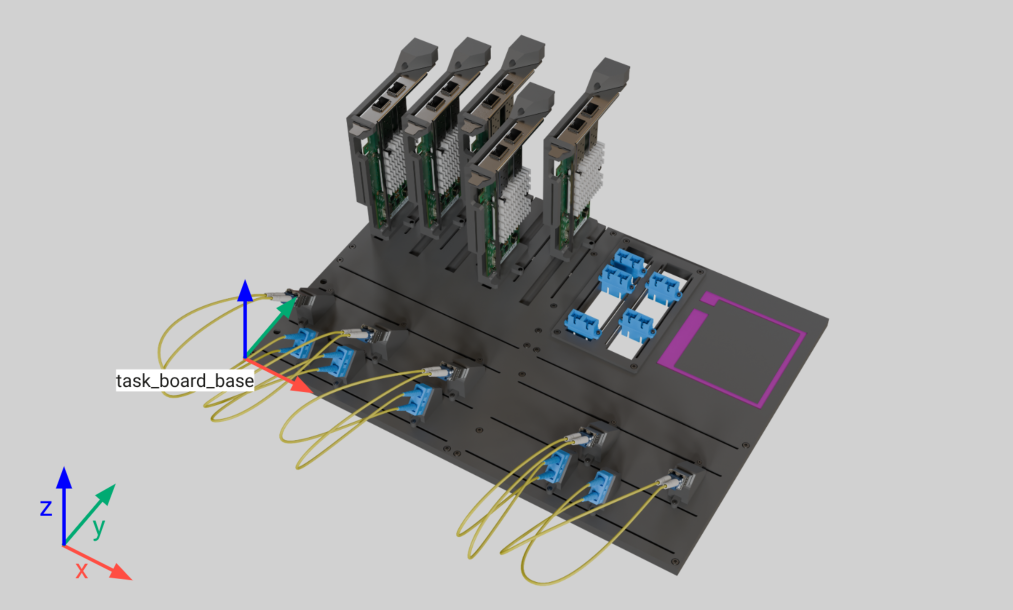
#> input picture aic_board_axis_1.png, 2026 x 1220 px (shown at 1/2 size); its folder holds only this picture in this run
$ python perception_core.py --image .
#> lines starting #> are read from the running program, lines starting #| are printed output that depends on the picture; after the words box and inside, x2 and y2 are one past the last pixel; in counts of white or black regions, pixels touching at a corner belong together; long printed decimals are rounded
"""
perception_core.py
Standalone perception helpers for AIC port detection + triangulation.
No ROS dependencies — can be imported and tested from plain Python.

Usage as library:
    from perception_core import PerceptionCore
    pc = PerceptionCore(nic_weights='path/to/best.pt')
    nics = pc.detect_nic(bgr_image)       # list of {kps, bbox, conf}
    scs = pc.detect_sc(bgr_image)         # list of {centroid, bbox, area}
    xyz = pc.triangulate([p1, p2, p3], [P1, P2, P3])  # 3D point

Usage as CLI sanity check:
    python perception_core.py --image path/to/img.png --kind sc
    python perception_core.py --image path/to/img.png --kind nic --weights best.pt
"""
import argparse
import os
from pathlib import Path

import cv2
import numpy as np


# Default SC port blue HSV range
SC_BLUE_LOWER = np.array([90, 80, 60], dtype=np.uint8)
SC_BLUE_UPPER = np.array([130, 255, 255], dtype=np.uint8)

SC_MIN_AREA = 15
SC_MAX_AREA = 50000

# NIC port keypoint layout from DataCollectorPose2: 8 kps = 4 corners Port0 + 4 corners Port1
NIC_KPS_PORT0 = slice(0, 4)
NIC_KPS_PORT1 = slice(4, 8)


class PerceptionCore:
    def __init__(self, nic_weights: str | None = None):
        self._yolo = None
        self._nic_weights = nic_weights

    # [7 lines left out: function _load_yolo, not called in this run]

    # ─── SC port detection via HSV blob ────────────────────────────────────

    def detect_sc(self, bgr: np.ndarray) -> list[dict]:
        """
        Detect SC ports via HSV blue blob. Returns list of:
            {centroid: (cx, cy), bbox: (x, y, w, h), area: int}
        Sorted by area descending.
        """
        hsv = cv2.cvtColor(bgr, cv2.COLOR_BGR2HSV)
        mask = cv2.inRange(hsv, SC_BLUE_LOWER, SC_BLUE_UPPER)
        kernel = cv2.getStructuringElement(cv2.MORPH_ELLIPSE, (5, 5))
        mask = cv2.morphologyEx(mask, cv2.MORPH_CLOSE, kernel)

        n, _, stats, centroids = cv2.connectedComponentsWithStats(mask, connectivity=8)
        out = []
        for i in range(1, n):
            area = int(stats[i, cv2.CC_STAT_AREA])
            if area < SC_MIN_AREA or area > SC_MAX_AREA:
                continue
            x = int(stats[i, cv2.CC_STAT_LEFT])
            y = int(stats[i, cv2.CC_STAT_TOP])
            w = int(stats[i, cv2.CC_STAT_WIDTH])
            h = int(stats[i, cv2.CC_STAT_HEIGHT])
            cx, cy = centroids[i]
            out.append({
                "centroid": (float(cx), float(cy)),
                "bbox": (x, y, w, h),
                "area": area,
            })
        out.sort(key=lambda d: -d["area"])
        return out

    # ─── NIC card detection via YOLO ───────────────────────────────────────

    # [92 lines left out: functions detect_nic, nic_sfp_yaw_delta_world_z_from_triangulated_kps_board_invariant, nic_sfp_yaw_world_z_from_triangulated_kps_absolute, not called in this run]

    # ─── Linear DLT triangulation ──────────────────────────────────────────

    @staticmethod
    def triangulate(points_2d: list[tuple[float, float]],
                    proj_mats: list[np.ndarray]) -> np.ndarray:
        """
        Linear DLT triangulation from N views of the same 3D point.

        points_2d: list of (u, v) pixel coordinates, one per view
        proj_mats: list of 3x4 projection matrices P = K @ [R|t] where
                   [R|t] transforms world -> camera_optical

        Returns: (3,) numpy array — the 3D point in world (base_link) frame.
        """
        if len(points_2d) != len(proj_mats):
            raise ValueError("points_2d and proj_mats length mismatch")
        if len(points_2d) < 2:
            raise ValueError("need at least 2 views to triangulate")

        A = []
        for (u, v), P in zip(points_2d, proj_mats):
            A.append(u * P[2, :] - P[0, :])
            A.append(v * P[2, :] - P[1, :])
        A = np.array(A)
        _, _, Vt = np.linalg.svd(A)
        X_h = Vt[-1]
        X = X_h[:3] / X_h[3]
        return X

    @staticmethod
    def build_projection_matrix(K: np.ndarray, T_cam_from_world: np.ndarray) -> np.ndarray:
        """
        Build a 3x4 projection matrix.

        K: 3x3 camera intrinsics
        T_cam_from_world: 4x4 transform such that X_cam = T_cam_from_world @ X_world
                          (i.e. this is base_link -> camera_optical inverse direction)

        Returns: 3x4 projection matrix P
        """
        Rt = T_cam_from_world[:3, :4]
        return K @ Rt

    # [9 lines left out: function invert_transform, not called in this run]


# ─── Visualization helpers ────────────────────────────────────────────────

def draw_sc(bgr, detections):
    out = bgr.copy()
    for d in detections:
        cx, cy = d["centroid"]
        x, y, w, h = d["bbox"]
        cv2.rectangle(out, (x, y), (x + w, y + h), (0, 255, 255), 2)
        cv2.circle(out, (int(cx), int(cy)), 4, (0, 0, 255), -1)
        cv2.putText(out, f"a={d['area']}", (x, y - 5),
                    cv2.FONT_HERSHEY_SIMPLEX, 0.5, (0, 255, 255), 1)
    return out


# [13 lines left out: function draw_nic, not called in this run]


# ─── CLI sanity check ──────────────────────────────────────────────────────

def main():
    ap = argparse.ArgumentParser()
    ap.add_argument("--image", required=True, help="path to image or directory")
    ap.add_argument("--kind", choices=["sc", "nic", "both"], default="sc")
    ap.add_argument("--weights", default=None, help="YOLO weights for NIC")
    ap.add_argument("--out", default="/tmp/perception_viz",
                    help="output dir for visualizations")
    ap.add_argument("--limit", type=int, default=10)
    args = ap.parse_args()

    pc = PerceptionCore(nic_weights=args.weights)
    out_dir = Path(args.out)
    out_dir.mkdir(parents=True, exist_ok=True)

    p = Path(args.image)
    images = [p] if p.is_file() else sorted(p.glob("*.png"))[:args.limit]

    for img_path in images:
        bgr = cv2.imread(str(img_path))
#> bgr is the input picture: shape (1220, 2026, 3); mean B, G, R 174.2, 174.4, 174.2
        if bgr is None:
            print(f"[SKIP] {img_path}")
            continue
        viz = bgr.copy()
        if args.kind in ("sc", "both"):
            sc = pc.detect_sc(bgr)
#> in detect_sc, `mask = cv2.inRange(hsv, SC_BLUE_LOWER, SC_BLUE_UPPER)`:
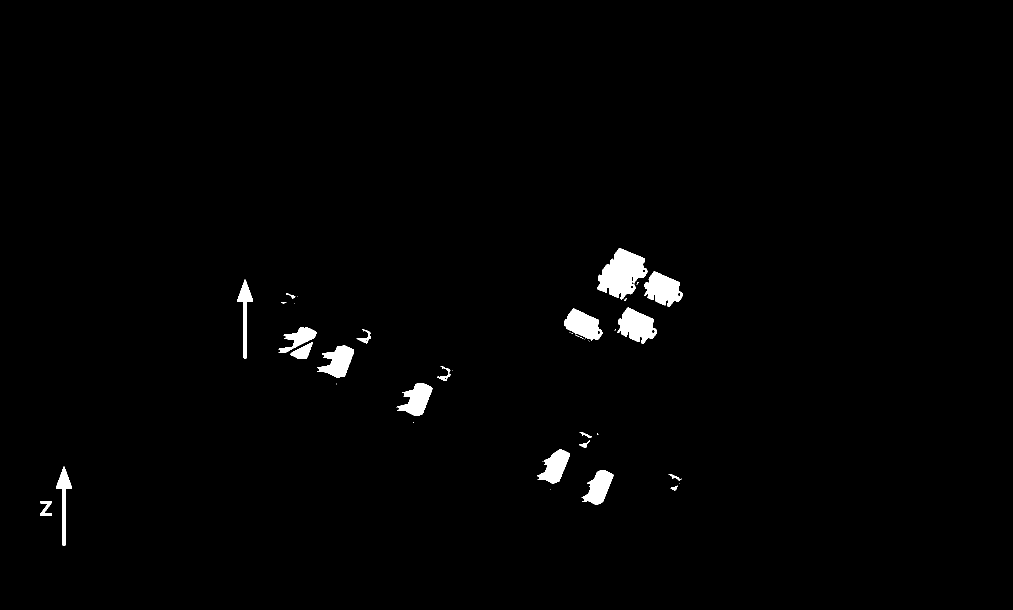
#> mask: shape (1220, 2026) (shown at 1/2 size); 1.3% white; 44 white regions (23 under 20 px), largest, box (x1, y1, x2, y2) and area: (1194, 496, 1295, 599) 6090, (1235, 615, 1313, 688) 3457, (1289, 543, 1366, 614) 3381
#> in detect_sc, `n, _, stats, centroids = cv2.connectedComponentsWithStats(mask, connec..`: n = 36; stats = 36 rows, first 6: [0, 0, 2026, 1220, 2438017], [1194, 496, 101, 106, 6300], [1289, 543, 77, 71, 3479], [474, 559, 32, 158, 1676], [1273, 564, 4, 5, 9], [572, 586, 19, 12, 60]; centroids = 36 pairs, first value 91.4 to 1359, second value 548 to 1016.6
#> the loop in detect_sc, `for i in range(1, n):` made 35 passes
#> (area, x, y, w, h, cx, cy) on passes 1, 2, 3, 5, 7, 9, 10, 11: (6300, 1194, 496, 101, 106, 1243.5, 548), (3479, 1289, 543, 77, 71, 1325.3, 578.6), (1676, 474, 559, 32, 158, 489.6, 626.3), (60, 572, 586, 19, 12, 582, 591.3), (25, 562, 604, 11, 4, 566.7, 604.9), (3561, 1235, 615, 78, 73, 1272.7, 651.7), (3072, 1128, 617, 77, 65, 1165.8, 650.5), (1598, 557, 655, 76, 51, 598.2, 676.1)
#> after the loop in detect_sc, `for i in range(1, n):`: out = 21 items
#> sc = 21 items
            viz = draw_sc(viz, sc)
#> the loop in draw_sc, `for d in detections:` made 21 passes
#> (cx, cy, x, y, w, h) on passes 1 to 8: (1243.5, 548, 1194, 496, 101, 106), (1272.7, 651.7, 1235, 615, 78, 73), (1325.3, 578.6, 1289, 543, 77, 71), (1165.8, 650.5, 1128, 617, 77, 65), (676.1, 722.8, 634, 691, 74, 64), (833.5, 798.7, 793, 766, 72, 66), (1197.5, 974.6, 1163, 940, 64, 70), (1110, 933, 1074, 898, 66, 69)
#> after the loop in draw_sc, `for d in detections:`:
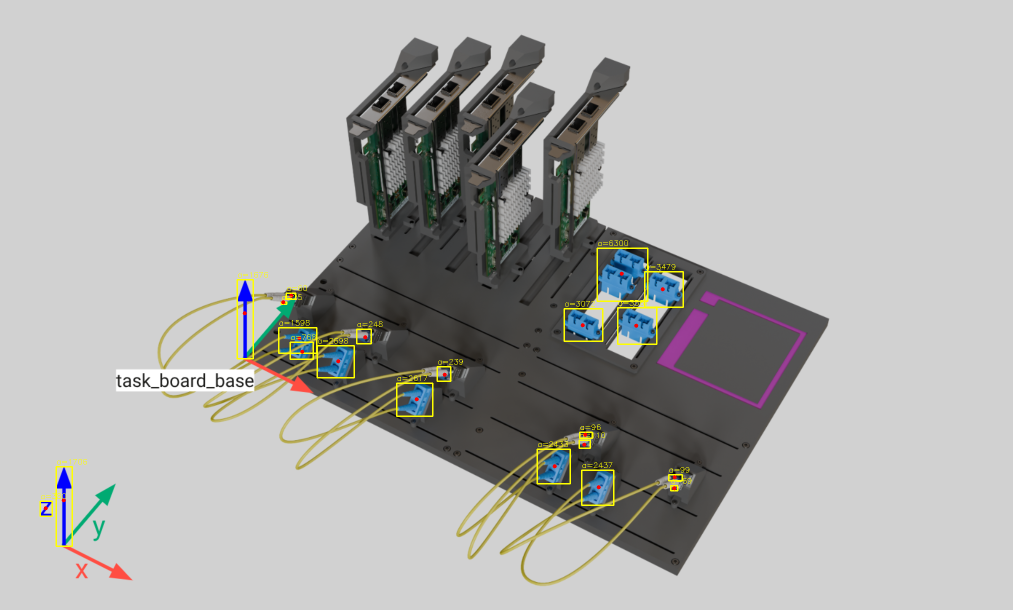
#> out: shape (1220, 2026, 3) (shown at 1/2 size); 0.65% of pixels changed, all inside (x1, y1, x2, y2) = (79, 481, 1383, 1094)
            print(f"{img_path.name}: SC blobs={len(sc)} "
                  f"{[d['centroid'] for d in sc[:3]]}")
#| aic_board_axis_1.png: SC blobs=21 [(1243.521, 547.961), (1272.735, 651.737), (1325.265, 578.642)]
        if args.kind in ("nic", "both"):
            nic = pc.detect_nic(bgr)
            viz = draw_nic(viz, nic)
            top_conf = f"{nic[0]['conf']:.2f}" if nic else "none"
            print(f"{img_path.name}: NIC dets={len(nic)} top_conf={top_conf}")
        cv2.imwrite(str(out_dir / img_path.name), viz)

    # DLT self-test with synthetic data
    if args.kind == "sc":
        print("\n=== DLT triangulation self-test ===")
        X_true = np.array([0.5, 0.2, 1.0])
        K = np.array([[1236.63, 0, 576],
                      [0, 1236.63, 512],
                      [0, 0, 1]])
        # 3 synthetic cameras looking at X_true from different angles
        T1 = np.eye(4)
        T2 = np.eye(4); T2[0, 3] = -0.1
        T3 = np.eye(4); T3[0, 3] = 0.1
        Ps = [PerceptionCore.build_projection_matrix(K, T) for T in [T1, T2, T3]]
        pts = []
        for P in Ps:
            X_h = np.append(X_true, 1.0)
            x = P @ X_h
            pts.append((x[0] / x[2], x[1] / x[2]))
        X_est = PerceptionCore.triangulate(pts, Ps)
        err = np.linalg.norm(X_est - X_true)
        print(f"  true:  {X_true}")
        print(f"  est:   {X_est}")
        print(f"  error: {err:.6f} m  {'PASS' if err < 1e-4 else 'FAIL'}")


if __name__ == "__main__":
    main()

$ run again, on aic_board_zone_1_legend.png
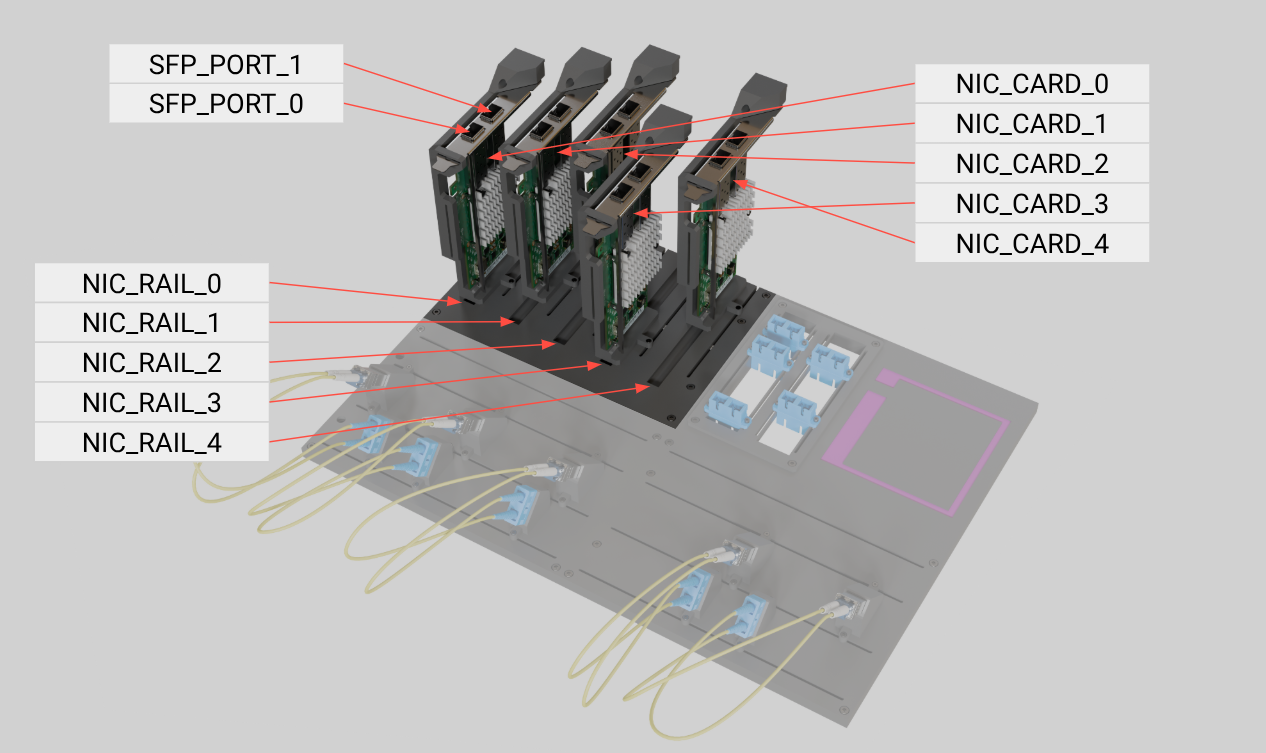
#> input picture aic_board_zone_1_legend.png, 1266 x 753 px
#> in main, bgr is the input picture: shape (753, 1266, 3); mean B, G, R 187.2, 187.7, 188.5
#> hsv: shape (753, 1266, 3); mean H, S, V 8.5, 5, 189.3
#> in detect_sc, `mask = cv2.inRange(hsv, SC_BLUE_LOWER, SC_BLUE_UPPER)`:
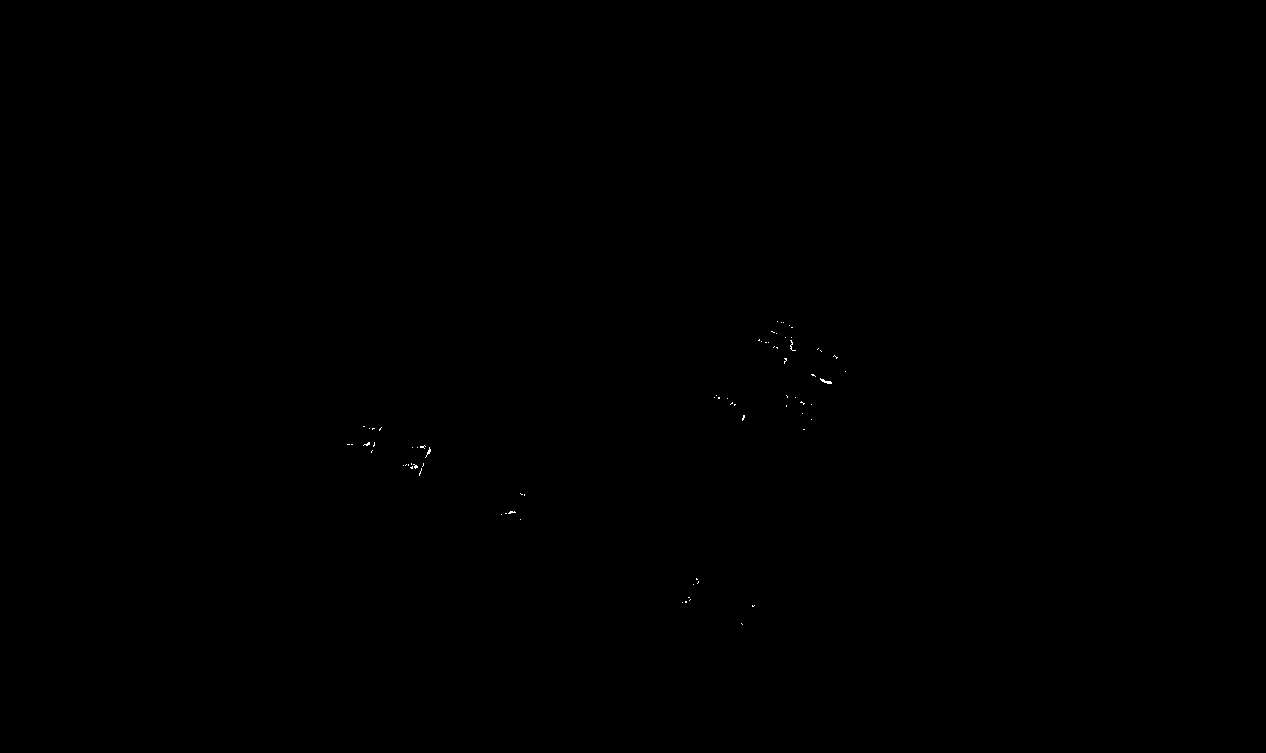
#> mask: shape (753, 1266); 0.03% white in thin lines or dots, all inside (x1, y1, x2, y2) = (347, 321, 846, 625)
#> n = 61; stats = 61 rows, first 6: [0, 0, 1266, 753, 952928], [777, 321, 1, 1, 1], [781, 322, 1, 1, 1], [783, 322, 1, 1, 1], [789, 325, 1, 1, 1], [791, 327, 2, 1, 2]; centroids = 61 pairs, first value 348 to 845, second value 321 to 623.5
#> the loop in detect_sc, `for i in range(1, n):` made 60 passes
#> (area, x, y, w, h, cx, cy) on passes 9, 20, 38, 41, 45: (27, 790, 337, 6, 14, 791.4, 344.9), (32, 820, 378, 12, 6, 825.6, 381.1), (28, 363, 442, 12, 5, 369.5, 443.7), (40, 420, 445, 11, 13, 426.1, 449.3), (54, 408, 463, 16, 13, 415.2, 466.7)
#> after the loop in detect_sc, `for i in range(1, n):`: out = 7 items
#> the loop in draw_sc, `for d in detections:` made 7 passes
#> (cx, cy, x, y, w, h) on passes 1 to 7: (415.2, 466.7, 408, 463, 16, 13), (426.1, 449.3, 420, 445, 11, 13), (825.6, 381.1, 820, 378, 12, 6), (369.5, 443.7, 363, 442, 12, 5), (791.4, 344.9, 790, 337, 6, 14), (511.1, 511.9, 508, 511, 8, 3), (687.6, 599.6, 685, 597, 6, 6)
#> after the loop in draw_sc, `for d in detections:`:
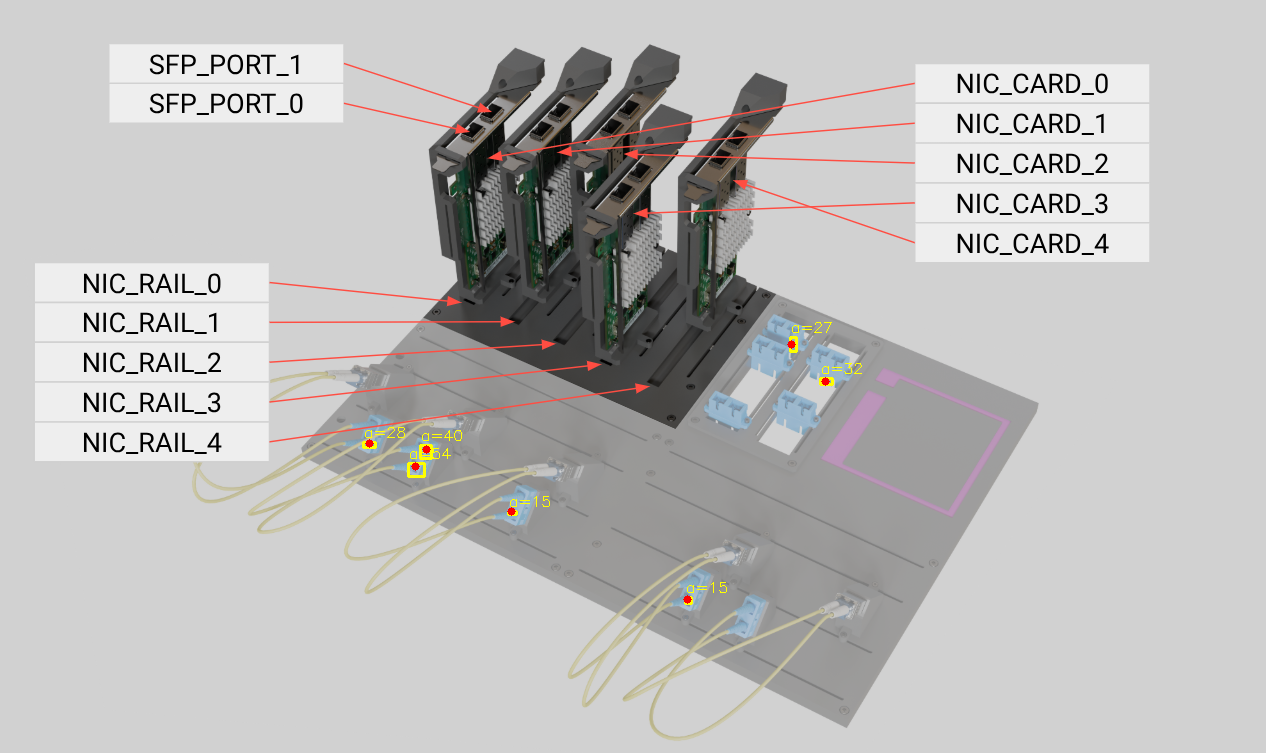
#> out: shape (753, 1266, 3); 0.16% of pixels changed, all inside (x1, y1, x2, y2) = (362, 322, 862, 605)
#| aic_board_zone_1_legend.png: SC blobs=7 [(415.185, 466.667), (426.075, 449.275), (825.625, 381.0625)]

$ run again, on aic_board_zone_2.png
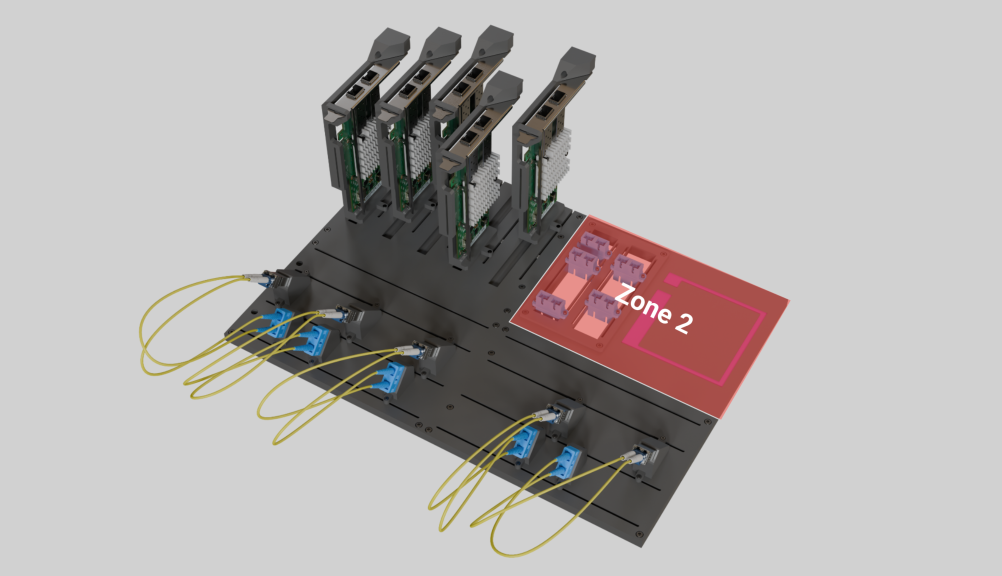
#> input picture aic_board_zone_2.png, 3006 x 1728 px (shown at 1/3 size)
#> in main, bgr is the input picture: shape (1728, 3006, 3); mean B, G, R 173.5, 174.7, 179
#> hsv: shape (1728, 3006, 3); mean H, S, V 8.3, 13.3, 179.8
#> in detect_sc, `mask = cv2.inRange(hsv, SC_BLUE_LOWER, SC_BLUE_UPPER)`:
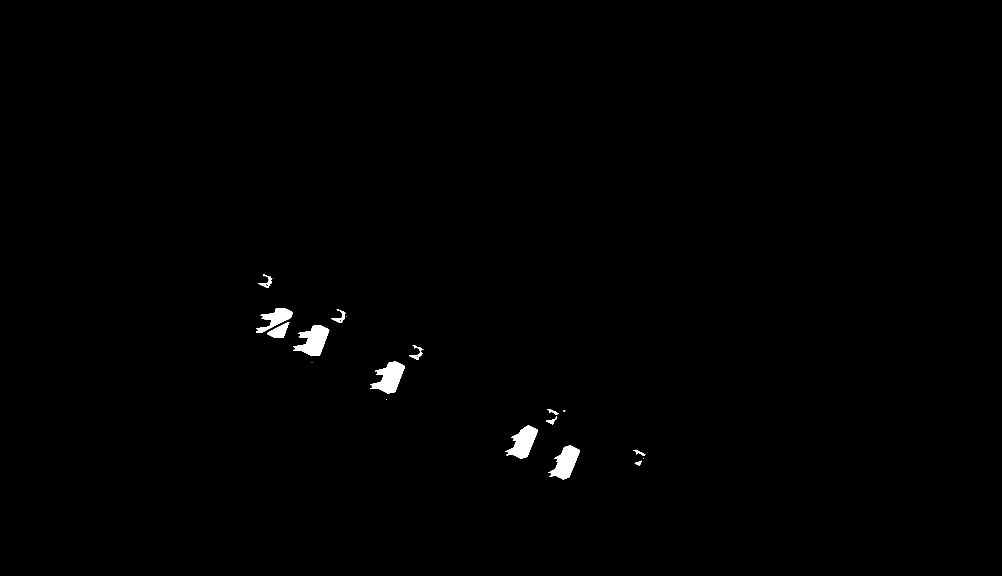
#> mask: shape (1728, 3006) (shown at 1/3 size); 0.55% white; 21 white regions (8 under 20 px), largest, box (x1, y1, x2, y2) and area: (879, 976, 988, 1068) 5617, (1110, 1085, 1215, 1180) 5459, (1645, 1336, 1740, 1439) 5103
#> n = 20; stats = 20 rows, first 6: [0, 0, 3006, 1728, 5165719], [774, 823, 43, 41, 544], [821, 834, 1, 1, 1], [768, 924, 110, 74, 3322], [994, 927, 43, 42, 517], [1040, 949, 1, 2, 2]; centroids = 20 rows, first 8: [1504, 861.9], [800.1, 846.4], [821, 834], [827.9, 954.5], [1020.1, 952.2], [1040, 949.5], [837, 994], [940.8, 1022]
#> the loop in detect_sc, `for i in range(1, n):` made 19 passes
#> (area, x, y, w, h, cx, cy) on passes 1, 3, 4, 6, 7, 8, 9, 12: (544, 774, 823, 43, 41, 800.1, 846.4), (3322, 768, 924, 110, 74, 827.9, 954.5), (517, 994, 927, 43, 42, 1020.1, 952.2), (1603, 802, 966, 66, 48, 837, 994), (5624, 879, 976, 109, 92, 940.8, 1022), (531, 1227, 1036, 45, 43, 1251.1, 1060.4), (5466, 1110, 1085, 105, 95, 1169, 1132.4), (197, 1641, 1227, 36, 18, 1657.8, 1234.6)
#> after the loop in detect_sc, `for i in range(1, n):`: out = 14 items
#> the loop in draw_sc, `for d in detections:` made 14 passes
#> (cx, cy, x, y, w, h) on passes 1 to 8: (940.8, 1022, 879, 976, 109, 92), (1169, 1132.4, 1110, 1085, 105, 95), (1696.9, 1387.5, 1645, 1336, 95, 103), (1569.9, 1327, 1516, 1276, 97, 100), (827.9, 954.5, 768, 924, 110, 74), (837, 994, 802, 966, 66, 48), (800.1, 846.4, 774, 823, 43, 41), (1251.1, 1060.4, 1227, 1036, 45, 43)
#| aic_board_zone_2.png: SC blobs=14 [(940.820, 1022.023), (1169.031, 1132.376), (1696.881, 1387.511)]
